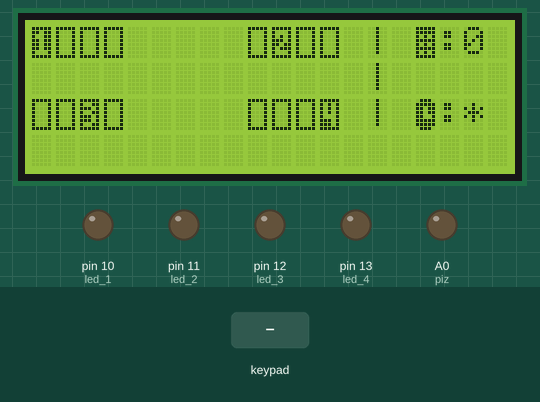
This sketch was run on a simulated Arduino Uno, built with avr-gcc and run on an emulated ATmega328P. Parts: 20×4 character LCD, output pins drawn as LEDs (lit = HIGH). The inputs (shaded band) are chosen by the test bench. The local clock reads 2024-03-15 10:24:30 at power-on unless the sketch sets it; EEPROM starts erased; what the sketch prints to the serial monitor is not drawn.

Above: at 2.7 s.
2.8 s: keypad keys 4 3 2 * pressed 0.4 s apart
At 6.8 s:
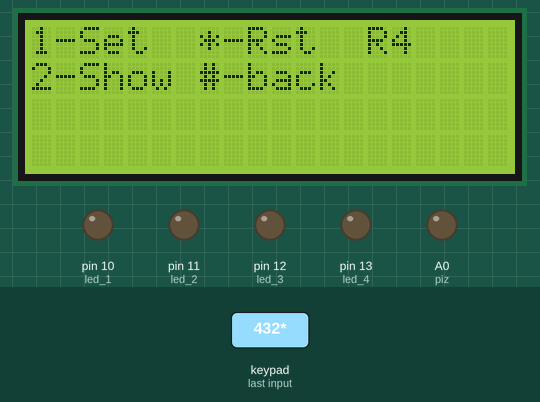
7.2 s: key '2' pressed
At 7.8 s:
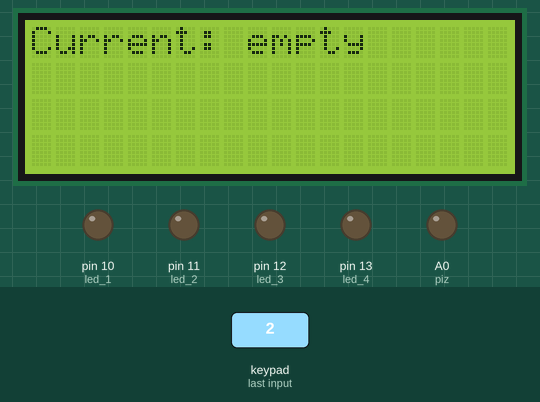
9.7 s: keypad keys 1 3 9 7 # pressed 0.4 s apart
At 12.2 s:
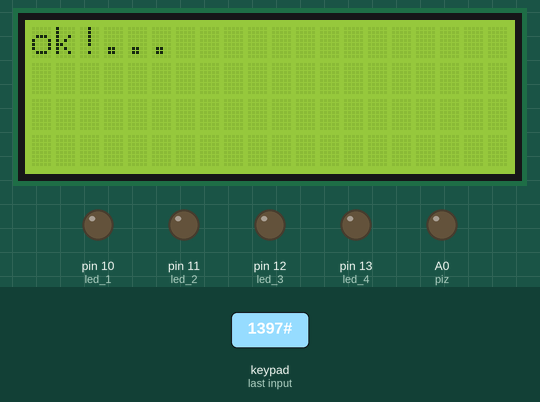
13.2 s: keypad keys 8 7 6 5 # pressed 0.4 s apart
At 16.1 s:
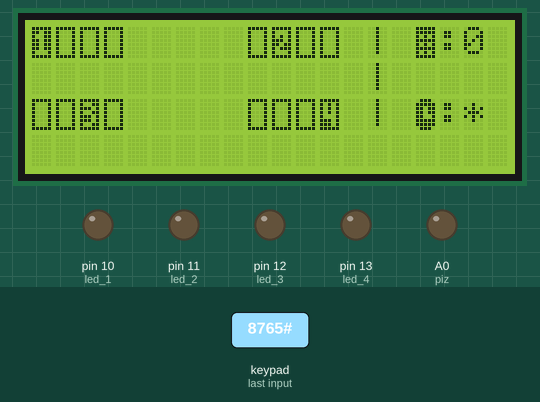
16.7 s: key '0' pressed
At 17.2 s:
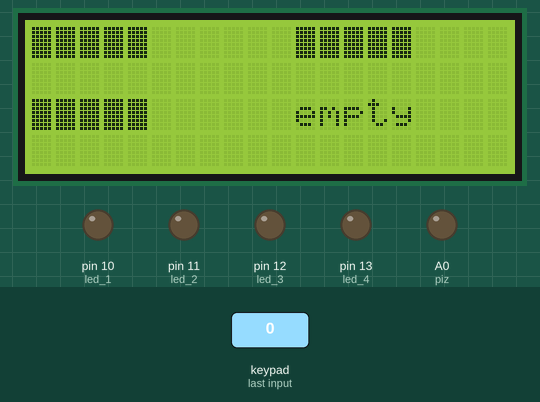
19.7 s: key '1' pressed
At 21.0 s:
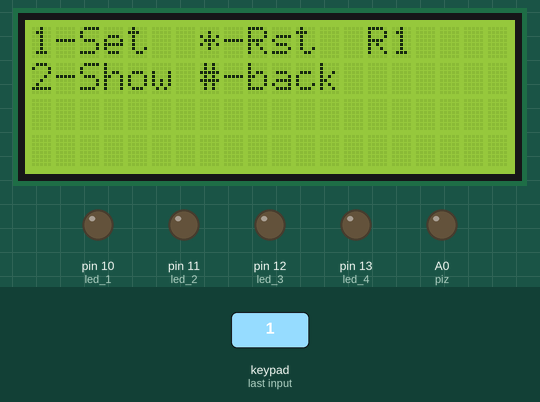
Timing chart, 0 to 22.2 s (numbered marks = the images above; inputs shaded):
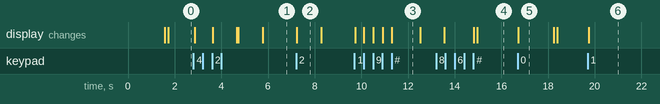

Measured:
- after the input at 2.8 s, the display: changes after 0.06 s (image 1)
- after the input at 7.2 s, the display: changes at once (image 2)
- after the input at 9.7 s, the display: first changes after 0.05 s (image 3 shows a later state)
- after the input at 13.2 s, the display: first differs from a run without the input after 1.6 s (image 4 shows a later state)
- after the input at 16.7 s, the display: changes at once (image 5)
- after the input at 19.7 s, the display: changes at once (image 6)
- what the display in image 2 shows lasts 1.1 s, from 7.2 s to 8.3 s

The sketch:

v10.ino
```cpp
#include<Keypad.h>
#include<LiquidCrystal_I2C.h>
#include<Wire.h>
#include <string.h>
#include<EEPROM.h>
#include <TimeLib.h>
#include <DS1307RTC.h>

LiquidCrystal_I2C lcd(0x27, 20, 4);
//-------------keypad-parameters-----------
const int ROW_NUM = 4; //four rows
const int COLUMN_NUM = 3; //three columns
char keys[ROW_NUM][COLUMN_NUM] = {
  {'1','2','3'},
  {'4','5','6'},
  {'7','8','9'},
  {'*','0','#'}
};
byte pin_rows[ROW_NUM] = {8, 7, 6, 5};
byte pin_column[COLUMN_NUM] = {4, 3, 2};
Keypad keypad = Keypad( makeKeymap(keys), pin_rows, pin_column, ROW_NUM, COLUMN_NUM );

//-----------declare-function----------------------------------------------------------
String set_time(char);
bool validation(String);
void set_in_EEPROM(int, int, int, String);
String get_from_EEPROM(int, int);
void wait_input();
void Room_(char, int, int);
void Table();
void Time();
void txt_block(char);
void set_block(char, int, int);
void show_block(int, int);
void reset_block(int, int);
String twoDigits(int);
void alarm(int);
void Home();
//-------Global-Varibles----------------------------------------------------------------
char key;
String str = "";
String tim_1 = get_from_EEPROM(0, 5),
       tim_2 = get_from_EEPROM(5, 10);

String tim_3 = get_from_EEPROM(10, 15),
       tim_4 = get_from_EEPROM(15, 20);

String timeNow;

int touch = 9;

int led_1 = 10;
int led_2 = 11;
int led_3 = 12;
int led_4 = 13;

int piz = A0;


void setup()
{
  Serial.begin(9600);
  //-------init-leds-&-piezo-------
  pinMode(led_1, OUTPUT);
  pinMode(led_2, OUTPUT);
  pinMode(led_3, OUTPUT);
  pinMode(led_4, OUTPUT);
  pinMode(touch, INPUT);
  pinMode(piz, OUTPUT);
  //--------initalize--lcd--------
  lcd.backlight();
  lcd.init();
  lcd.setCursor(6,1);
  lcd.print("WELCOME");
  delay(1500);
  lcd.clear();

}

void loop()
{
  if(tim_1 + ":00" != timeNow   && tim_2 + ":00" != timeNow && tim_3 + ":00" != timeNow && tim_4 + ":00" != timeNow )
  {
          key = keypad.getKey();
          //---------main--list------------
          Home();
          //------------------------------------------

          wait_input();

          switch(key)     /*Rooms*/
            {
               case '1': Room_('1', 0, 5);   break;
               case '2': Room_('2', 5, 10);  break;
               case '3': Room_('3', 10, 15); break;
               case '4': Room_('4', 15, 20); break;
             //----------------------------------
               case '0': Table();          break;
               case '*': Time();           break;
             }
      }
      else
        alarms_rooms();

}
//--------------------------------------functions-----------------------------------------------------------------

//----------------setting--time--function-------------------------------------
String set_time(char room_num)                                              //
{                                                                           //
//------interface-------                                                    //
  lcd.clear();                                                              //
  lcd.setCursor(0,1);                                                       //
  lcd.print(" *-del    #-back");                                            //
  lcd.setCursor(0,0);                                                       //
  lcd.print("Time: ");                                                      //
  lcd.setCursor(8,0);                                                       //
  lcd.print(":");                                                           //
  lcd.setCursor(6,0);                                                       //
                                                                            //
//---variable-out-loop---                                                   //
  String copier;                                                            //
//------looooop-------------------------------------------------------      //
  while(true)                                                       //      //
     {                                                              //      //
      //---variabe-inside loop---                                   //      //
      char key = keypad.getKey();                                   //      //
                                                                    //      //
      //------wait-input---------                                   //      //
      key = NO_KEY;                                                 //      //
      while(key == NO_KEY)                                          //      //
      {key = keypad.getKey();}                                      //      //
                                                                    //      //
      //-------back--------------                                   //      //
      if (key == '#')                                               //      //
        {                                                           //      //
          lcd.clear();                                              //      //
          lcd.print("ok!...");                                      //      //
          delay(500);                                               //      //
          switch(room_num)                                          //      //
          {                                                         //      //
            case '1': return(String(get_from_EEPROM(0, 5)));        //      //
            case '2': return(String(get_from_EEPROM(5, 10)));       //      //
            case '3': return(String(get_from_EEPROM(10, 15)));      //      //
            case '4': return(String(get_from_EEPROM(15, 20)));      //      //
          }                                                         //      //
        }                                                           //      //
                                                                    //      //
      //----print-&-copy---------------                             //      //
      if(key != '*')                                                //      //
      {   //-------adapt(:)------------                             //      //
          if(copier.length() != 2)                                  //      //
            {                                                       //      //
              lcd.print(key);                                       //      //
              copier = copier + key;                                //      //
            }                                                       //      //
          else                                                      //      //
            {                                                       //      //
              lcd.setCursor(9,0);                                   //      //
              lcd.print(key);                                       //      //
              copier = copier + ":" + key;                          //      //
            }                                                       //      //
      }                                                             //      //
      else if(key == '*' && copier.length() > 0)                    //      //
      {                                                             //      //
          if(copier.length() != 3)                                  //      //
          {                                                         //      //
          lcd.setCursor(copier.length()+5, 0);                      //      //
          lcd.print(" ");                                           //      //
          lcd.setCursor(copier.length()+5, 0);                      //      //
          copier.remove(copier.length()-1,1);                       //      //
          }                                                         //      //
          else                                                      //      //
          {                                                         //      //
            lcd.setCursor(copier.length()+4, 0);                    //      //
            lcd.print(" ");                                         //      //
            lcd.setCursor(copier.length()+4, 0);                    //      //
            copier.remove(copier.length()-2, 2);                    //      //
          }                                                         //      //
      }                                                             //      //
      //--condition-to-end-loop----------                           //      //
      if(copier.length() == 5)                                      //      //
        break;                                                      //      //
      }                                                             //      //
//---------end-loop---------------------------------------------------      //
  return (copier);                                                          //
}//--------------------end-of-function----------------------------------------

//----------------------validation-function-----------------------------------
bool validation(String tim)                                                 //
{                                                                           //
  String hour = tim.substring(0, 2);                                        //
  String minute = tim.substring(3, 5);                                      //
  int hour_int = hour.toInt();                                              //
  int min_int = minute.toInt();                                             //
                                                                            //
  if(hour_int  > 24 || min_int > 60 )                                       //
      return(true);                                                         //
  return (false);                                                           //
  }                                                                         //
//--------------------end-of-function----------------------------------------

//-----------set-the-time-in-EEPROM---(function)-------------------------------
void set_in_EEPROM(int start_pos, int end_pos , int extra_pos, String times) //
{                                                                            //
  for(int i = start_pos ; i < end_pos ; i++)                                 //
  {                                                                          //
    Serial.print(times[i]);                                                  //
    EEPROM.update(i, times[i - extra_pos]);                                  //
  }                                                                          //
}                                                                            //
//-----------------------------------------------------------------------------

//--------------getting-epprom-time----------------------------------------------
String get_from_EEPROM(int start_pos, int end_pos)                             //
{                                                                              //
  String tim_back;                                                             //
  for(int i = start_pos ; i < end_pos ; i++)                                   //
  {                                                                            //
    char letter = EEPROM.read(i);                                              //
    tim_back = tim_back + letter;                                              //
  }                                                                            //
                                                                               //
  return(tim_back);                                                            //
}                                                                              //
//-------------------------------------------------------------------------------

//-------------wait-input----------------------------------------------------------------
void wait_input()
{
  key = NO_KEY; /*resetKey*/
  while (key == NO_KEY)
  {
    tmElements_t tm;

    RTC.read(tm);

    timeNow = str + twoDigits(tm.Hour) + ':'
                  + twoDigits(tm.Minute) + ':'
                  + twoDigits(tm.Second) ;

    Serial.println(timeNow);
    Serial.print("time roooom 2 = ");
    Serial.println(tim_2 + ":00");
    key = keypad.getKey();
    if ( tim_1 + ":00" == timeNow || tim_2 + ":00" == timeNow || tim_3 + ":00" == timeNow || tim_4 + ":00" == timeNow  )
      { Serial.println("breaaaaak");
        break;}
  }
}
//-----------------------------------------------------------------------------------------

//-----------------------------------------Blocks------------------------------------------------------
void Room_(char room_num, int strt, int End)
{
    timeNow = str + twoDigits(hour())+':'
                    + twoDigits(minute())+':'
                    + twoDigits(second()) ;
    while(true)
    {

            txt_block(room_num);
            Serial.println("Iam Here -3");

            wait_input();

            if(tim_1 + ":00" == timeNow || tim_2 + ":00" == timeNow || tim_3 + ":00" == timeNow || tim_4 + ":00" == timeNow)
              alarms_rooms();


            switch(key)
            {case '1': set_block(room_num, strt, End);  break;  /*set*/
             case '2': show_block(strt, End);           break;  /*show*/
             case '*': reset_block(strt, End);          break;} /*reset*/
            Serial.println("Iam here -2");
            if(key == '#') /*Back*/
            { lcd.clear();
              break; }
      }
  }

/*-------------------Set--Block---------------------*/
void set_block(char room_num, int strt, int End)
{
    lcd.clear();
    String e_time = set_time(room_num);

    //--------validation----------------
    while(validation(e_time))
    {
      delay(300);
      lcd.clear();
      lcd.print("    invalid !");
      delay(600);
      e_time = set_time(room_num);
    }
    //------editting-EEPROM------------------
    set_in_EEPROM(strt, End, strt, e_time);
    //---------------------------------------

    switch(room_num)
    {
       case '1': tim_1 = get_from_EEPROM(0, 5); break;
       case '2': tim_2 = get_from_EEPROM(5, 10); break;
       case '3': tim_3 = get_from_EEPROM(10, 15); break;
       case '4': tim_4 = get_from_EEPROM(15, 20); break;
    }


    delay(700);
    lcd.clear();
    lcd.print("Done");
    delay(1000);
    lcd.clear();
}
/*---------------Show-Block----------------------------------*/
void show_block(int strt, int End)
{
    lcd.clear();
    lcd.print("Current: ");
    lcd.setCursor(9,0);

   //---------editting-EEPROM---------------------
   String time_back = get_from_EEPROM(strt, End);
   //---------------------------------------------

    lcd.print(time_back);
    delay(1000);
}

void reset_block(int strt, int End)
{
    lcd.clear();
    lcd.print("reset...");
    delay(1000);

   //-----editting-EEPROM-------------------
    set_in_EEPROM(strt, End, strt, "empty");
}
/*------------txt-block------------------------*/

void txt_block(char roomKey)
{
  lcd.clear();
  lcd.print("1-Set  *-Rst  R");

  lcd.setCursor(15,0);
  lcd.print(roomKey);

  lcd.setCursor(0,1);
  lcd.print("2-Show #-back ");
}
//---------------making-2-digits------------------------------------------

String twoDigits(int digits)
{
  String a = "";
  String e = "";
  if(digits < 10)
  {
    a = e + '0' + digits;
    return(a);
  }
  else
    return(String(digits));
}
//---------------------------------------------------------------------------
void alarms_rooms()
{
    lcd.clear();

    if( tim_1 + ":00" == timeNow )
      alarm(led_1);

    else if( tim_2 + ":00" == timeNow )
      alarm(led_2);

    else if( tim_3 + ":00" == timeNow )
      alarm(led_3);

    else if( tim_4 + ":00" == timeNow )
      alarm(led_4);
}
//---------------------------------------------------------------

void Table()
{
  String TTab_1 = get_from_EEPROM(0, 5),
         TTab_2 = get_from_EEPROM(5, 10),
         TTab_3 = get_from_EEPROM(10, 15),
         TTab_4 = get_from_EEPROM(15, 20);

    lcd.clear();
    lcd.print(TTab_1); lcd.setCursor(11, 0); lcd.print(TTab_2);
    lcd.setCursor(0, 2);
    lcd.print(TTab_3); lcd.setCursor(11, 2); lcd.print(TTab_4);
    delay(1500);
    lcd.clear();
}
//---------------------------------------------------------------
void Time()
{
  lcd.clear();
  for (int i = 0; i < 2 ; i++)
  {
    //-------------------------------------------
      tmElements_t tm;

      RTC.read(tm);

    timeNow = str + twoDigits(tm.Hour) + ':'
                  + twoDigits(tm.Minute) + ':'
                  + twoDigits(tm.Second) ;

    lcd.print(timeNow);
    lcd.setCursor(0, 0);
    delay(800);
    //--------------------------------------------
  }
  lcd.clear();
}


//------------------------------------------------------------------------------------------------------
void alarm(int led)
{
    while(true)
    {
        tmElements_t tm;
        RTC.read(tm);

        timeNow = str + twoDigits(tm.Hour) + ':'
                      + twoDigits(tm.Minute) + ':'
                      + twoDigits(tm.Second) ;

        if(digitalRead(touch) == LOW)
        {
            digitalWrite(led, HIGH);
            digitalWrite(piz, HIGH);

            lcd.print("Alarm");
            delay(500);
            lcd.clear();
            lcd.setCursor(0,0);


            digitalWrite(led, LOW);
            digitalWrite(piz, LOW);

            lcd.print(timeNow);
            delay(500);
            lcd.clear();
            lcd.setCursor(0,0);

        }
        else if(digitalRead(touch) == HIGH)
            {break;}
    }
}
//------------------------------------------------------------


void Home()
{

// Make custom characters:
byte empty_square[] = {
  B11111, B10001, B10001, B10001,
  B10001, B10001, B10001, B11111
};
byte one[] = {
  B11111, B11011, B10011, B11011,
  B11011, B11011, B10001, B11111
};
byte two[] = {
  B11111, B10001, B10101, B11101,
  B11011, B10111, B10001, B11111
};

byte three[] = {
  B11111, B10011, B11101, B10011,
  B11101, B11101, B10011, B11111
};

byte four[] = {
  B11111, B10101, B10101, B10101,
  B10001, B11101, B11101, B11111
};
byte clocks[] = {
  B01110, B11111, B11011, B11011,
  B11001, B11111, B11111, B01110
};
byte table[] = {
  B11111, B11111, B10101, B11111,
  B10101, B11111, B10101, B11111
};

lcd.clear();
lcd.init();
lcd.backlight();

// Create a new characters:
lcd.createChar(0, empty_square);
lcd.createChar(1, one);
lcd.createChar(2, two);
lcd.createChar(3, three);
lcd.createChar(4, four);
lcd.createChar(6, clocks);
lcd.createChar(7, table);

// Clears the LCD screen:
lcd.clear();

// Print a message to the lcd:
lcd.setCursor(0, 0);
lcd.write(byte(1));
lcd.write(byte(0));
lcd.write(byte(0));
lcd.write(byte(0));

lcd.setCursor(9, 0);

lcd.write(byte(0));
lcd.write(byte(2));
lcd.write(byte(0));
lcd.write(byte(0));

lcd.setCursor(14, 0);
lcd.print("| ");
lcd.write(byte(7));
lcd.print(":0");

lcd.setCursor(14, 1);
lcd.print("|");


lcd.setCursor(0, 2);

lcd.write(byte(0));
lcd.write(byte(0));
lcd.write(byte(3));
lcd.write(byte(0));


lcd.setCursor(9, 2);

lcd.write(byte(0));
lcd.write(byte(0));
lcd.write(byte(0));
lcd.write(byte(4));


lcd.setCursor(14, 2);
lcd.print("| ");
lcd.write(byte(6));
lcd.print(":*");
}
```
